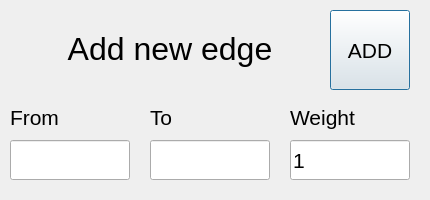
<?xml version="1.0" encoding="UTF-8"?>
<ui version="4.0">
 <class>AddNewEdgeWindow</class>
 <widget class="QDialog" name="AddNewEdgeWindow">
  <property name="geometry">
   <rect>
    <x>0</x>
    <y>0</y>
    <width>430</width>
    <height>200</height>
   </rect>
  </property>
  <property name="windowTitle">
   <string>Dialog</string>
  </property>
  <widget class="QLabel" name="toLabel">
   <property name="geometry">
    <rect>
     <x>150</x>
     <y>90</y>
     <width>120</width>
     <height>40</height>
    </rect>
   </property>
   <property name="font">
    <font>
     <pointsize>16</pointsize>
    </font>
   </property>
   <property name="text">
    <string>To</string>
   </property>
   <property name="alignment">
    <set>Qt::AlignBottom|Qt::AlignLeading|Qt::AlignLeft</set>
   </property>
  </widget>
  <widget class="QLabel" name="weightLabel">
   <property name="geometry">
    <rect>
     <x>290</x>
     <y>90</y>
     <width>120</width>
     <height>40</height>
    </rect>
   </property>
   <property name="font">
    <font>
     <pointsize>16</pointsize>
    </font>
   </property>
   <property name="text">
    <string>Weight</string>
   </property>
   <property name="alignment">
    <set>Qt::AlignBottom|Qt::AlignLeading|Qt::AlignLeft</set>
   </property>
  </widget>
  <widget class="QLineEdit" name="toLine">
   <property name="geometry">
    <rect>
     <x>150</x>
     <y>140</y>
     <width>120</width>
     <height>40</height>
    </rect>
   </property>
   <property name="font">
    <font>
     <pointsize>16</pointsize>
    </font>
   </property>
  </widget>
  <widget class="QLabel" name="windowTitleLabel">
   <property name="geometry">
    <rect>
     <x>20</x>
     <y>19</y>
     <width>300</width>
     <height>60</height>
    </rect>
   </property>
   <property name="font">
    <font>
     <pointsize>24</pointsize>
    </font>
   </property>
   <property name="text">
    <string>Add new edge</string>
   </property>
   <property name="alignment">
    <set>Qt::AlignCenter</set>
   </property>
  </widget>
  <widget class="QLabel" name="fromLabel">
   <property name="geometry">
    <rect>
     <x>10</x>
     <y>90</y>
     <width>120</width>
     <height>40</height>
    </rect>
   </property>
   <property name="font">
    <font>
     <pointsize>16</pointsize>
    </font>
   </property>
   <property name="text">
    <string>From</string>
   </property>
   <property name="alignment">
    <set>Qt::AlignBottom|Qt::AlignLeading|Qt::AlignLeft</set>
   </property>
  </widget>
  <widget class="QLineEdit" name="fromLine">
   <property name="geometry">
    <rect>
     <x>10</x>
     <y>140</y>
     <width>120</width>
     <height>40</height>
    </rect>
   </property>
   <property name="font">
    <font>
     <pointsize>16</pointsize>
    </font>
   </property>
  </widget>
  <widget class="QPushButton" name="addNewEdgeBtn">
   <property name="geometry">
    <rect>
     <x>330</x>
     <y>10</y>
     <width>80</width>
     <height>80</height>
    </rect>
   </property>
   <property name="font">
    <font>
     <pointsize>16</pointsize>
    </font>
   </property>
   <property name="text">
    <string>ADD</string>
   </property>
  </widget>
  <widget class="QLineEdit" name="weightLine">
   <property name="geometry">
    <rect>
     <x>290</x>
     <y>140</y>
     <width>120</width>
     <height>40</height>
    </rect>
   </property>
   <property name="font">
    <font>
     <pointsize>16</pointsize>
    </font>
   </property>
   <property name="text">
    <string>1</string>
   </property>
  </widget>
 </widget>
 <resources/>
 <connections/>
</ui>
